Frame 1 (no input): blank canvas, image omitted
Frame 60 (no input): blank canvas, image omitted
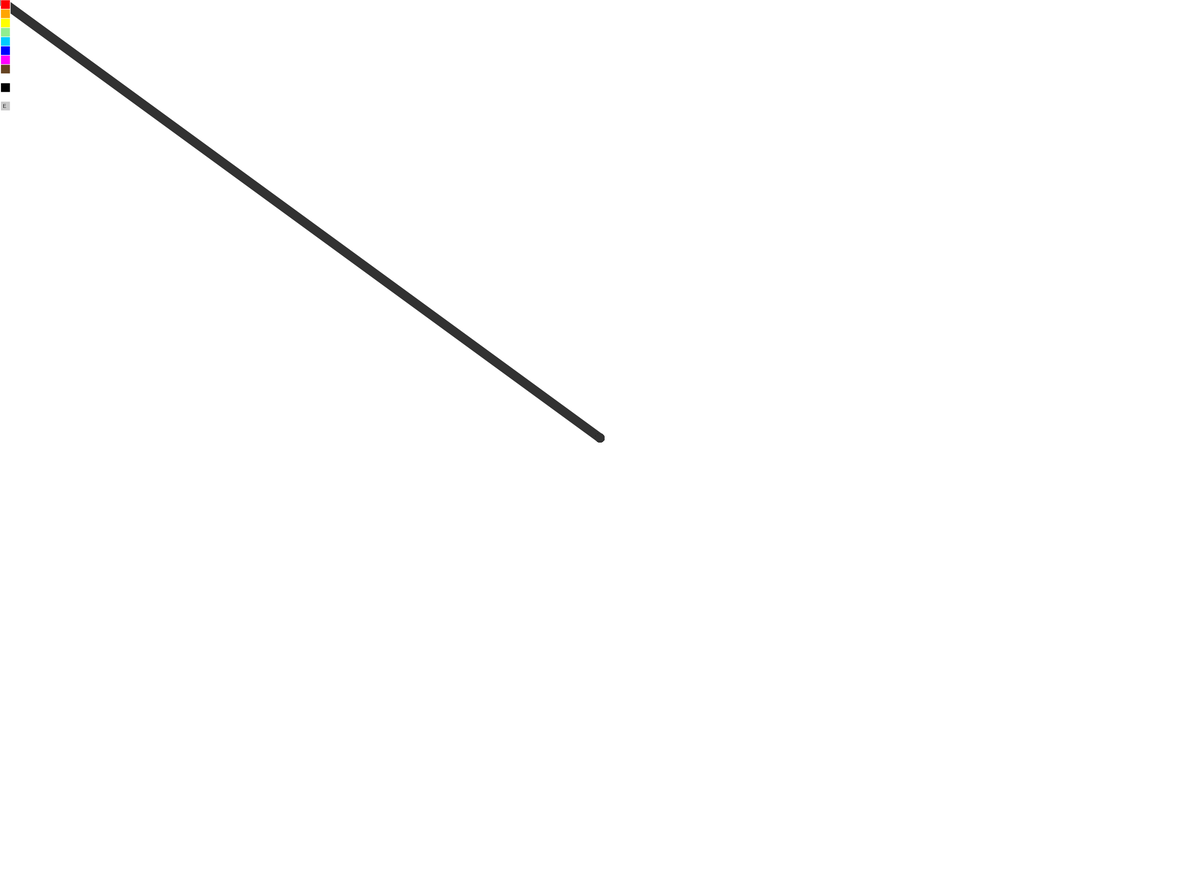
Frame 120 (the mouse pressed at the canvas centre since frame 60)

The p5.js sketch whose frames 1 and 60 were blank and that drew this single picture after the mouse press (run headless with seeded random() and noise() and a simulated clock; from frame 60 on, the mouse is pressed at the canvas centre):

// p5.js sketch
// ── sketch.js
var brush;

function setup() {
  createCanvas(2600, 1900);
  brush = color(50);
}

function draw() {
  if (mouseIsPressed) {
    if (mouseX <= 22) {
      if (mouseY <= 20) {
        brush = color(255, 0, 0);
      } else if (mouseY <= 40) {
        brush = color(255, 165, 0);
      } else if (mouseY <= 60) {
        brush = color(255, 255, 0);
      } else if (mouseY <= 80) {
        brush = color(144, 238, 144);
      } else if (mouseY <= 100) {
        brush = color(0, 204, 255);
      } else if (mouseY <= 120) {
        brush = color(0, 0, 255);
      } else if (mouseY <= 140) {
        brush = color(255, 0, 255);
      } else if (mouseY <= 160) {
        brush = color(101, 67, 33);
      } else if (mouseY <= 180) {
        brush = color(255);
      } else if (mouseY <= 200) {
        brush = color(0);
      } else if (mouseY <= 220) {
        background(255);
      }
    }
    stroke(brush);
    strokeWeight(20);
    line(mouseX, mouseY, pmouseX, pmouseY);
  }

  strokeWeight(1);
  stroke(255);
  fill(255, 0, 0); //red
  rect(2, 0, 20, 20);
  fill(255, 165, 0); //orange
  rect(2, 20, 20, 20);
  fill(255, 255, 0); //yellow
  rect(2, 40, 20, 20);
  fill(144, 238, 144); //green
  rect(2, 60, 20, 20);
  fill(0, 204, 255); // light blue
  rect(2, 80, 20, 20);
  fill(0, 0, 255); //blue
  rect(2, 100, 20, 20);
  fill(255, 0, 255); //magenta
  rect(2, 120, 20, 20);
  fill(101, 67, 33); //brown
  rect(2, 140, 20, 20);
  fill(255); //white
  rect(2, 160, 20, 20);
  fill(0); //black
  rect(2, 180, 20, 20);

  // Erase button
  fill(200);
  rect(2, 220, 20, 20);
  fill(0);
  textSize(12);
  text('E', 6, 234);
}
